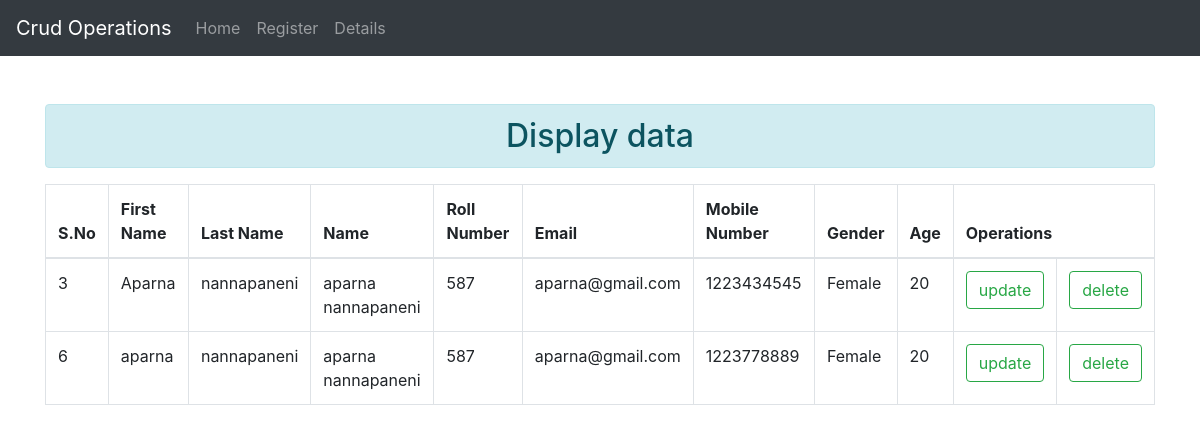
The app's page /details2/ with its own data.
### app2/models.py (models this page shows, shortened)
class Student(models.Model):
	genders=[('Female','Female'),
			 ('Male','Male'),
			 ('Others','Others')]
	fname=models.CharField(max_length=30)
	lname=models.CharField(max_length=20)
	name=models.CharField(max_length=30)
	rnum=models.CharField(max_length=15)
	email=models.EmailField()
	mobile=models.CharField(max_length=10)
	gender=models.CharField(max_length=15,choices=genders)
	age=models.IntegerField(null=True)

### app2/views.py (the view)
# urls.py: path('details2/',views.details2,name='details2'),
def details2(request):
	info=Student.objects.all()
	content={'info':info}
	return render(request,'CrudApp/details2.html',content)

### app2/templates/CrudApp/details2.html (shortened to what this page needs)
{% load static %}
<!DOCTYPE html>
<html>
<head>
	<link rel="stylesheet"type="text/css"href="{% static 'css/bootstrap.min.css' %}">
</head>
<body>
	<nav class="navbar navbar-expand-sm bg-dark navbar-dark">
  <a class="navbar-brand" href="#">Crud Operations</a>
  <ul class="navbar-nav">
  	    <li class="nav-item">
      <a class="nav-link" href="{% url 'home' %}" bg-dark>Home</a>
    </li>
    <li class="nav-item">
      <a class="nav-link" href="{% url 'addstudent' %}" bg-dark>Register</a>
    </li>
    <li class="nav-item">
      <a class="nav-link" href="{% url 'details2' %}">Details</a>
    </li>
  </ul>
</nav>
<div class="container mt-5">
	<h2 class="alert alert-info text-center ">Display data</h2>
	<table class="table table-bordered">
		<thead>
			<tr>
				<th>S.No</th>
				<th>First Name</th>
				<th>Last Name</th>
				<th>Name</th>
				<th>Roll Number</th>
				<th>Email</th>
				<th>Mobile Number</th>
				<th>Gender</th>
				<th>Age</th>
				<th colspan="2">Operations</th>
			</tr>
		</thead>
		<tbody>
			{% for i in info %}
			<tr>
				<td>{{i.id}}</td>
				<td>{{i.fname}}</td>
				<td>{{i.lname}}</td>
				<td>{{i.name}}</td>
				<td>{{i.rnum}}</td>
				<td>{{i.email}}</td>
				<td>{{i.mobile}}</td>
				<td>{{i.gender}}</td>
				<td>{{i.age}}</td>
				<td><a class="btn btn-outline-success" href="{% url 'update' i.id%}">update</a></td>
				<td><a class="btn btn-outline-success" href="{% url 'delete' i.id%}">delete</a></td>
			</tr>
			{% endfor %}
		</tbody>
	</table>
</div>
</body>
</html>

### records on screen
Student: id "3", fname "Aparna", lname "nannapaneni", name "aparna nannapaneni", rnum "587", email "aparna@gmail.com", mobile "1223434545", gender "Female", age "20"
Student: id "6", fname "aparna", lname "nannapaneni", name "aparna nannapaneni", rnum "587", email "aparna@gmail.com", mobile "1223778889", gender "Female", age "20"
